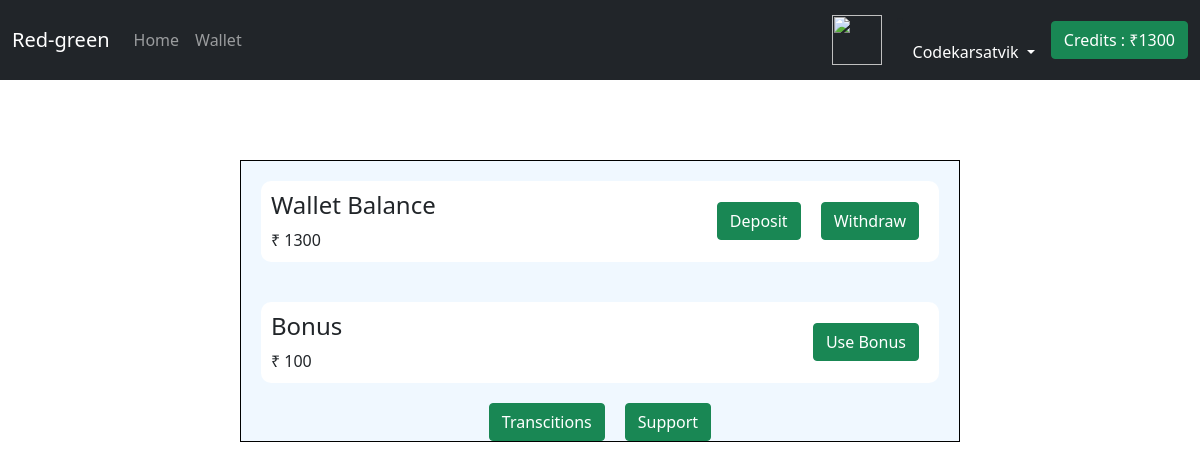
Page /wallet/ (signed in) on the earlier database version.
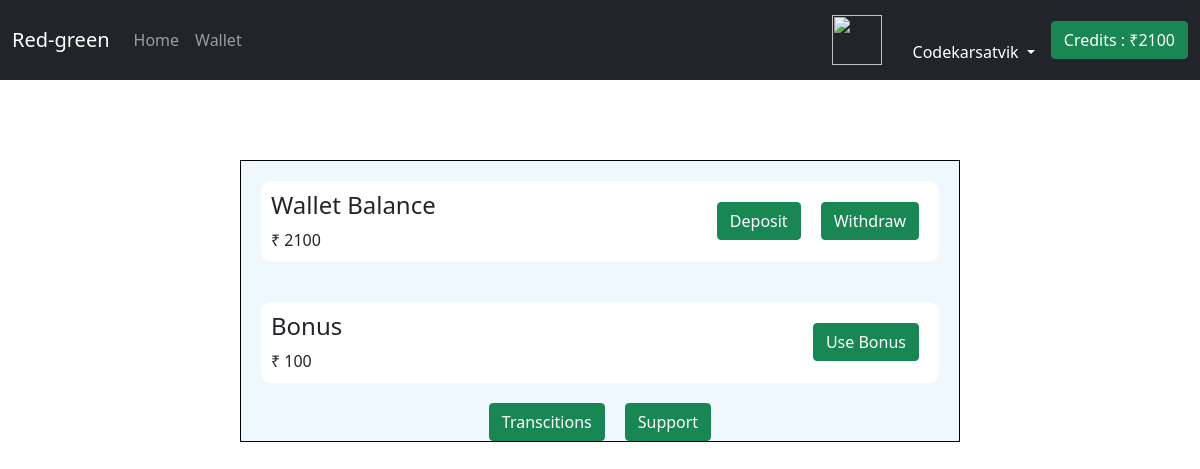
Same page on the later database version.
### app/models.py (models this page shows, shortened)
class Customer(models.Model):
    user=models.ForeignKey(User,on_delete=models.CASCADE)
    walletbalance=models.IntegerField()

### app/views.py (the view)
# urls.py: path('wallet/',views.wallet, name = "wallet"),
@login_required
def wallet(request):
    customer=Customer.objects.filter(user=request.user).first()
    return render(request, 'wallet.html',{'customer':customer})

### templates/wallet.html (shortened to what this page needs)
{% extends 'base.html' %}
{% block addcss %}
<link rel="stylesheet" href="../static/home.css">
{% endblock addcss %}
{% block body %}
<div class="container-wallet">
    <div class="balance">
      <div class="balance-info">
      <h4> Wallet Balance</h4>
      <span> ₹ {{customer.walletbalance}} </span>
      </div>
      <div class="wallet-buttons">
      <button class="btn btn-success" onclick= "showinput('deposit')">Deposit</button>
      <button class="btn btn-success" onclick= "showinput('widthraw')">Withdraw </button>
      </div>
    </div>
    <div class="balance">
      <div class="balance-info">
      <h4> Bonus</h4>
      <span> ₹ 100 </span>
      </div>
      <div class="wallet-buttons">
      <a href="/deposit"> <button class="btn btn-success" >Use Bonus</button></a>
      </div>
    </div>
    <div class="wallet-buttons">
        <a href="/transcitions"> <button class="btn btn-success" >Transcitions</button></a>
      <a href="/support"> <button class="btn btn-success" >Support</button></a>
    </div>
</div>
{% endblock body %}

### templates/base.html (shortened to what this page needs)
<!DOCTYPE html>
<html lang="en">
  <head>
    {% block addcss %}{% endblock addcss %}
    <link href="https://unpkg.com/tailwindcss@^2/dist/tailwind.min.css" rel="stylesheet">
    <link rel="stylesheet" href="https://cdn.jsdelivr.net/npm/bootstrap@5.1.0/dist/css/bootstrap.min.css">
  </head>
  <body>
    <nav class="navbar navbar-expand-lg navbar-dark bg-dark">
  <div class="container-fluid">
    <a class="navbar-brand" href="">Red-green</a>
    <div class="collapse navbar-collapse" id="navbarSupportedContent">
      <ul class="navbar-nav me-auto mb-2 mb-lg-0">
        <li class="nav-item">
          <a class="nav-link " aria-current="page" href="/">Home</a>
        </li>
        <li class="nav-item">
          <a class="nav-link" href="/wallet">Wallet</a>
        </li>
      </ul>
        {% if request.user.is_authenticated %}
        <a href="/profile"> <img style="width : 50px; height : 50px; border-radius 50%; margin: 0 15px;" src="https://cdn-icons-png.flaticon.com/512/3135/3135715.png"></a>
           <li class="nav-item dropdown ">
              <a class="nav-link dropdown-toggle text-white" href="#" id="profileDropdown" role="button" data-bs-toggle="dropdown" aria-expanded="false">
                {{request.user.username|capfirst}}
              </a>
            </li>
        <a href="/wallet"> <button class="btn btn-success" >Credits : ₹{{customer.walletbalance}}</button></a>
            {% endif %}
    </div>
  </div>
</nav>
    {% block body %} {% endblock body %}
  </body>
</html>

### static/home.css (style rules this page uses)
.container-wallet { display : flex; flex-direction : column; border: 1px solid black; width : 60%; left : 20%; top : 20%; position: absolute; background-color :aliceblue; box-shadow: 10px; }
.balance { display : flex; justify-content: space-between; margin: 20px; background-color : white; border-radius: 10px; padding :10px; }
.wallet-buttons { display:flex; align-items : center; justify-content: center; }
.wallet-buttons button { margin : 0 10px; }

Differences in the rows shown:
changed Customer: walletbalance "1300" → "2100"
